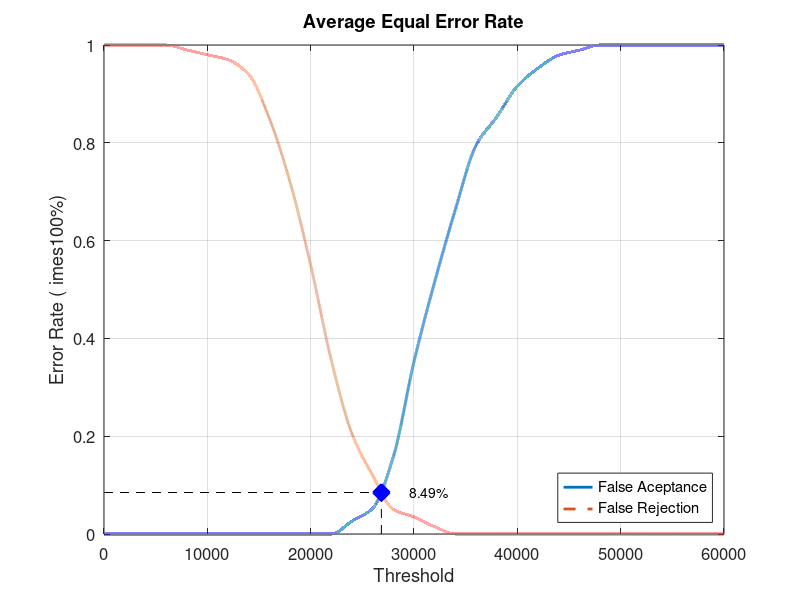
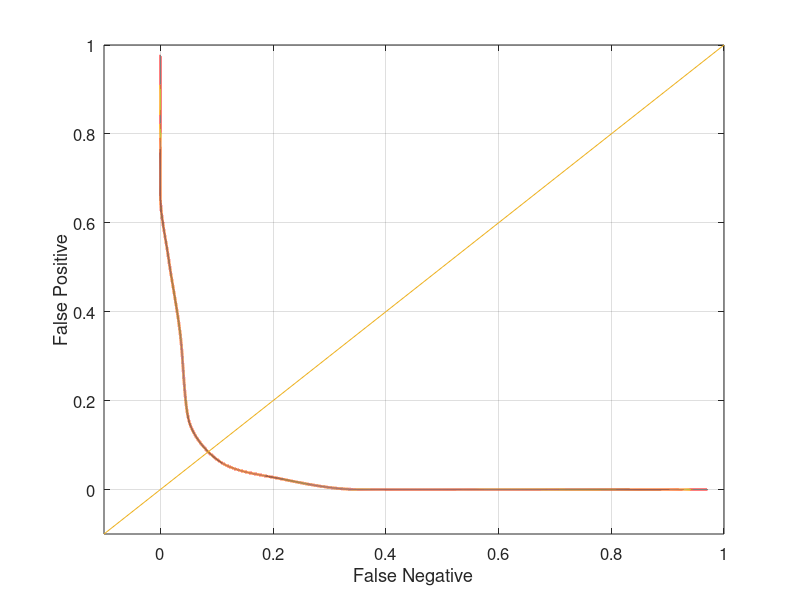

These figures' MATLAB source, in order:
close all;
clear;
clc;
x = 0:2000:60000;
xq = 0:0.5:60000;

y0 = [0 0 0 0 0 0 0 0 0 0 0 0 0.0263158 0.0526316 0.157895 0.352632 0.515789 0.663158 0.794737 0.852632 0.915789 0.952632 0.978947 0.989474 1 1 1 1 1 1 1]
yy0 = interp1(x, y0, xq, 'pchip');
y1 = [1 1 1 1 0.99 0.98 0.97 0.94 0.85 0.72 0.55 0.355 0.205 0.12 0.05 0.035 0.015 0 0 0 0 0 0 0 0 0 0 0 0 0 0]
yy1 = interp1(x, y1, xq, 'pchip');

% Calculating EER: 
y2 = abs(y0 - y1);
find(y2 == min(y2))
yy2 = abs(yy0 - yy1);
xEER = find(yy2 == min(yy2));
xEERIndex = xq(xEER) % X-axis EER
yEER = yy0(xEER) % Y-axis EER

main = figure
plot(xq, yy0,'-','LineWidth', 2);	hold on
plot(xq, yy1,'--','LineWidth', 2);	hold on
plot([xEERIndex xEERIndex], [0 yEER], 'k--');	hold on
plot([0 xEERIndex], [yEER yEER], 'k--');	hold on
plot(xEERIndex, yEER, 'bx', 'LineWidth', 10);	hold on
text(xEERIndex + 10 * xEERIndex / 100, yEER, [num2str(round((10000 * yEER)) / 100) '%'])
legend('False Aceptance', 'False Rejection', 'Location', 'SouthEast')
xlabel('Threshold')
ylabel('Error Rate (	imes100%)')
title('Average Equal Error Rate')
set(gca, 'FontSize', 12)
axis([0 60000 0 1])
grid on

print(main, 'Database3_4Main', '-dpng');
FNRxFPR = figure('Color', [1 1 1]);
plot(yy1, yy0, '-', yy1, yy0, 'LineWidth', 2);
hold on
y = -0.1:0.1:1
plot(y, y); 
set(gca, 'FontSize', 12)
xlabel('False Negative')
ylabel('False Positive')
axis([-0.1 1 -0.1 1])
set(gca, 'FontSize', 12)
grid on

print(FNRxFPR, 'Database3_4FNRxFPR','-dpng');
